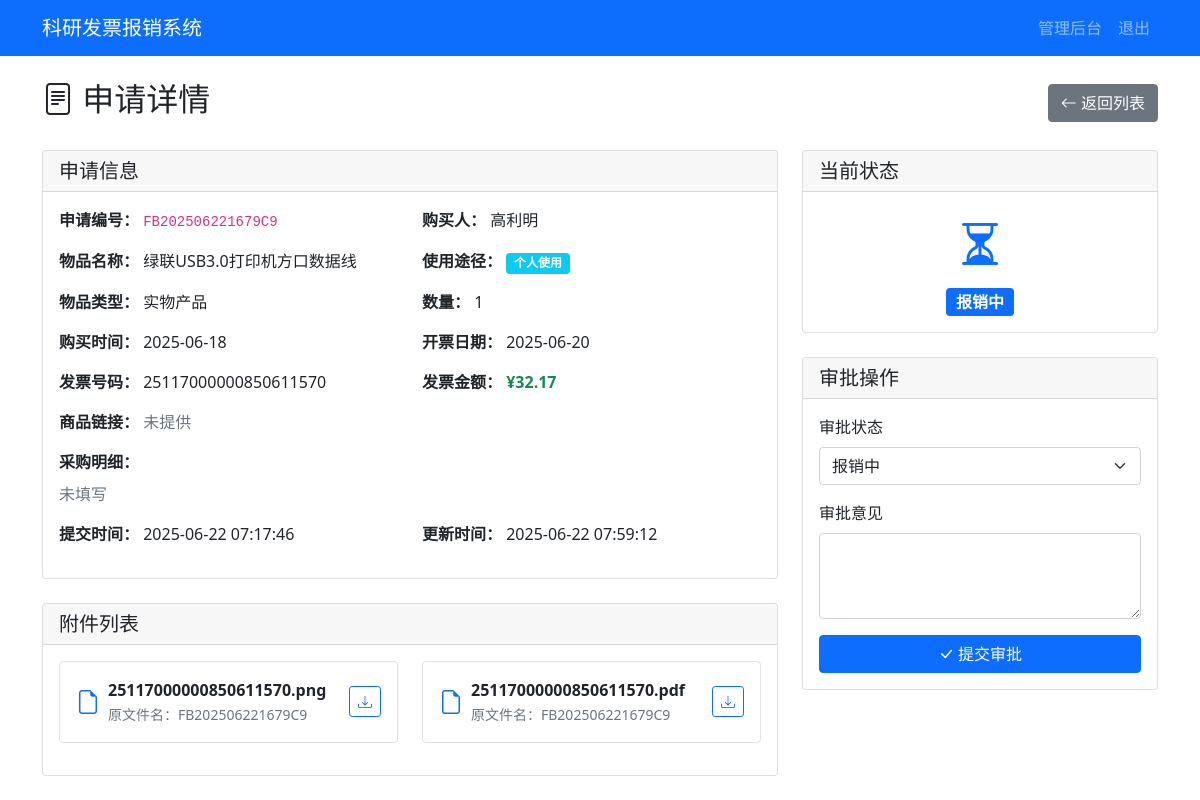
/admin/application/FB202506221679C9 (signed in), run on an earlier commit of the app's database.
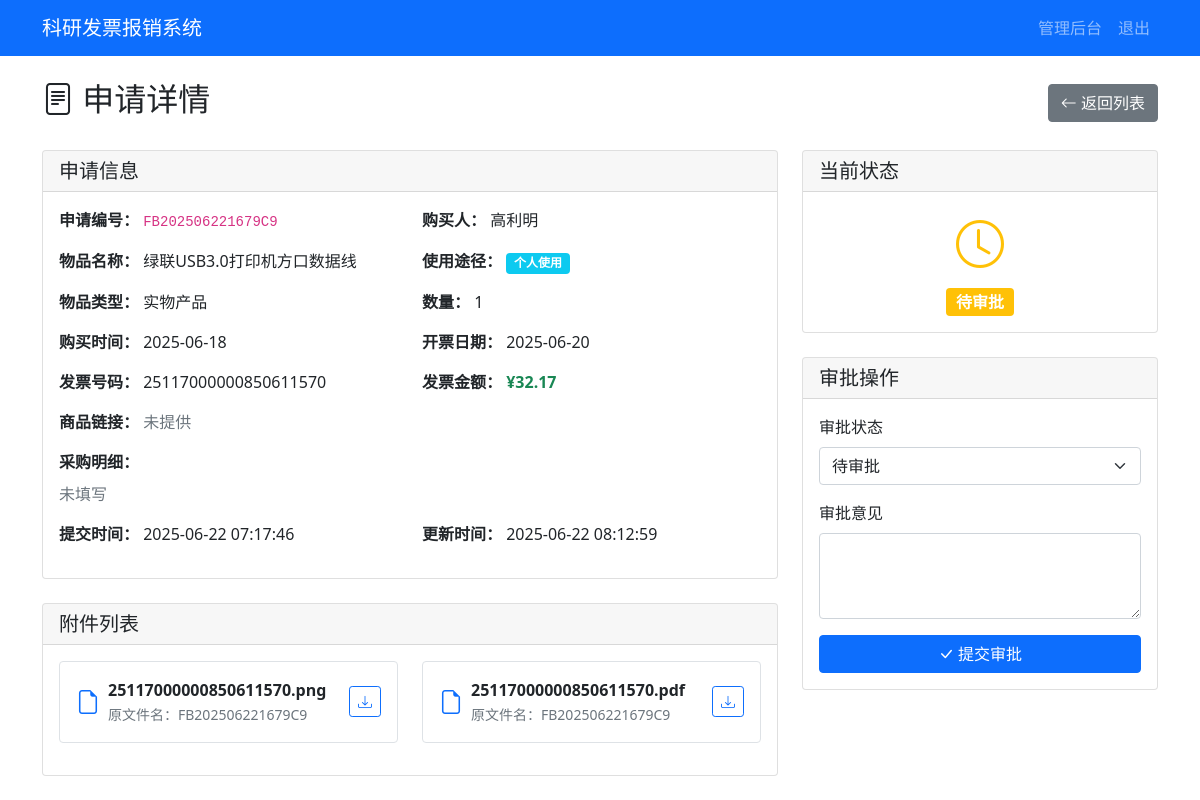
And on a later commit of the database.
### tables this page shows
CREATE TABLE applications (
        id INTEGER PRIMARY KEY AUTOINCREMENT,
        app_number TEXT UNIQUE NOT NULL,
        purchaser TEXT NOT NULL,
        purchase_details TEXT,
        item_name TEXT NOT NULL,
        product_link TEXT,
        usage_type TEXT NOT NULL,
        item_type TEXT NOT NULL,
        quantity INTEGER NOT NULL,
        purchase_time DATE NOT NULL,
        invoice_number TEXT NOT NULL,
        invoice_amount REAL NOT NULL,
        invoice_date DATE NOT NULL,
        status TEXT DEFAULT '待审批',
        approval_comment TEXT,
        created_at TIMESTAMP DEFAULT CURRENT_TIMESTAMP,
        updated_at TIMESTAMP DEFAULT CURRENT_TIMESTAMP
    );

### app.py (the view)
        def wrapper(*args, **kwargs):
            user = session.get('admin_username', 'anonymous')
            details = f"操作: {operation_type}, 用户: {user}, URL: {request.url}"
            if kwargs.get('app_number'):
                details += f", 申请编号: {kwargs['app_number']}"
            elif kwargs.get('filename'):
                details += f", 文件名: {kwargs['filename']}"
            if request.method == 'POST':
                form_data = {k: '***' if k == 'password' else v for k, v in request.form.items()}
                details += f", 表单数据: {form_data}"
            if request.args:
                details += f", 查询参数: {dict(request.args)}"
            try:
                result = f(*args, **kwargs)
                app.logger.info(f"{details}, 结果: 成功")
                return result
            except Exception as e:
                app.logger.error(f"{details}, 结果: 失败, 错误: {str(e)}", exc_info=True)
                raise

### app.py (called while the page is built)
@app.route('/admin/application/<app_number>')
@log_operation('查看申请详情')
def admin_application_detail(app_number):
    if not session.get('admin_logged_in'):
        flash('请先登录')
        return redirect(url_for('admin_login'))
    with sqlite3.connect('reimbursement.db') as conn:
        c = conn.cursor()
        c.execute('SELECT * FROM applications WHERE app_number = ?', (app_number,))
        application = c.fetchone()
        c.execute('SELECT * FROM attachments WHERE app_number = ?', (app_number,))
        attachments = c.fetchall()
    if not application:
        flash('申请不存在')
        return redirect(url_for('admin_dashboard'))
    return render_template('admin_detail.html', application=application, attachments=attachments)

### templates/admin_detail.html (shortened to what the changed rows need)
{% extends "base.html" %}
{% block content %}
<div class="d-flex justify-content-between align-items-center mb-4">
    <h2><i class="bi bi-file-text"></i> 申请详情</h2>
</div>
<div class="row">
    <div class="col-md-8">
        <div class="card mb-4">
            <div class="card-body">
                <div class="row">
                    <div class="col-md-6 mb-3">
                        <strong>申请编号：</strong>
                        <code>{{ application[1] }}</code>
                    </div>
                    <div class="col-md-6 mb-3">
                        <strong>购买人：</strong>
                        {{ application[2] }}
                    </div>
                    <div class="col-md-6 mb-3">
                        <strong>物品名称：</strong>
                        {{ application[4] }}
                    </div>
                    <div class="col-md-6 mb-3">
                        <strong>使用途径：</strong>
                        <span class="badge bg-{% if application[6] == '个人使用' %}info{% else %}success{% endif %}">
                            {{ application[6] }}
                        </span>
                    </div>
                    <div class="col-md-6 mb-3">
                        <strong>物品类型：</strong>
                        {{ application[7] }}
                    </div>
                    <div class="col-md-6 mb-3">
                        <strong>数量：</strong>
                        {{ application[8] }}
                    </div>
                    <div class="col-md-6 mb-3">
                        <strong>购买时间：</strong>
                        {{ application[9] }}
                    </div>
                    <div class="col-md-6 mb-3">
                        <strong>开票日期：</strong>
                        {{ application[12] }}
                    </div>
                    <div class="col-md-6 mb-3">
                        <strong>发票号码：</strong>
                        {{ application[10] }}
                    </div>
                    <div class="col-md-6 mb-3">
                        <strong>发票金额：</strong>
                        <span class="text-success fw-bold">¥{{ "%.2f"|format(application[11]) }}</span>
                    </div>
                    <div class="col-12 mb-3">
                        <strong>商品链接：</strong>
                        {% if application[5] %}
                        <a href="{{ application[5] }}" target="_blank" class="text-decoration-none">
                            {{ application[5] }} <i class="bi bi-box-arrow-up-right"></i>
                        </a>
                        {% else %}
                        <span class="text-muted">未提供</span>
                        {% endif %}
                    </div>
                    <div class="col-12 mb-3">
                        <strong>采购明细：</strong>
                        <div class="mt-2">
                        </div>
                    </div>
                    <div class="col-md-6 mb-3">
                        <strong>提交时间：</strong>
                        {{ application[15] }}
                    </div>
                    <div class="col-md-6 mb-3">
                        <strong>更新时间：</strong>
                        {{ application[16] }}
                    </div>
                </div>
            </div>
        </div>
    </div>
    <div class="col-md-4">
        <div class="card mb-4">
            <div class="card-body text-center">
                {% if application[13] == '待审批' %}
                <i class="bi bi-clock text-warning" style="font-size: 3rem;"></i>
                <div class="mt-2">
                    <span class="badge bg-warning fs-6">{{ application[13] }}</span>
                </div>
                {% elif application[13] == '报销中' %}
                <i class="bi bi-hourglass-split text-primary" style="font-size: 3rem;"></i>
                <div class="mt-2">
                    <span class="badge bg-primary fs-6">{{ application[13] }}</span>
                </div>
                {% elif application[13] == '已报销' %}
                <i class="bi bi-check-circle text-success" style="font-size: 3rem;"></i>
                <div class="mt-2">
                    <span class="badge bg-success fs-6">{{ application[13] }}</span>
                </div>
                {% elif application[13] == '驳回' %}
                <i class="bi bi-x-circle text-danger" style="font-size: 3rem;"></i>
                <div class="mt-2">
                    <span class="badge bg-danger fs-6">{{ application[13] }}</span>
                </div>
                {% endif %}
            </div>
        </div>
        <div class="card">
            <div class="card-body">
                <form action="{{ url_for('approve_application', app_number=application[1]) }}" method="post">
                    <div class="mb-3">
                        <label for="status" class="form-label">审批状态</label>
                        <select class="form-select" id="status" name="status" required>
                            <option value="待审批" {% if application[13]=='待审批' %}selected{% endif %}>待审批</option>
                            <option value="报销中" {% if application[13]=='报销中' %}selected{% endif %}>报销中</option>
                        </select>
                    </div>
                </form>
            </div>
        </div>
    </div>
</div>
{% endblock %}

What changed in the data, as far as the page shows it:
changed applications "高利明": updated_at "2025-06-22 07:59:12" → "2025-06-22 08:12:59"; status "报销中" → "待审批"
